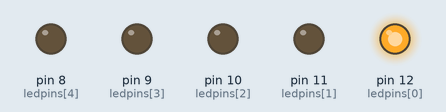
A sketch run on a simulated Arduino Uno, built with avr-gcc and run on an emulated ATmega328P. On the bench: output pins drawn as LEDs (lit = HIGH).

Above: at 0.5 s.
At 2.5 s:
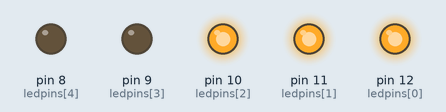
At 3.5 s:
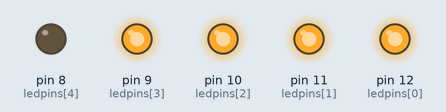
At 5.5 s:
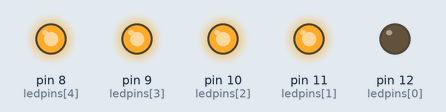
At 8.5 s:
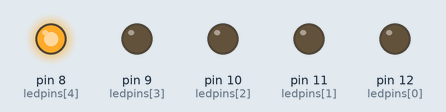
At 11.5 s:
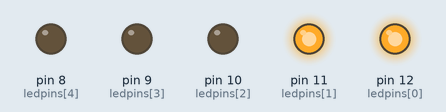
Timing chart, 0 to 13.0 s (numbered marks = the images above):
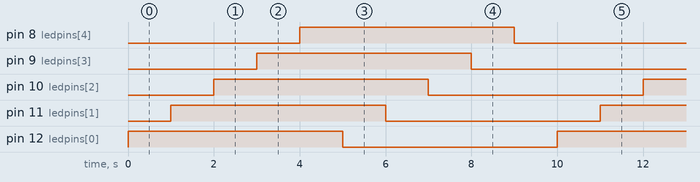

The sketch:

LabAct_1_CODE.ino
```cpp
int  ledpins[5] = {12,11,10,9,8};

void setup() {
  for (int i=0; i<5; i++) {
    pinMode(ledpins[i], OUTPUT);
  }
}

void loop() {
  for (int x=0; x<5; x++){
    digitalWrite(ledpins[x], HIGH);
    delay(1000);
  }

  for (int y=0; y<5; y++){
    digitalWrite(ledpins[y], LOW);
    delay(1000);
  }
}


/* FIRST APPROACH

int ledPins1 = 12;
int ledPins2 = 11;
int ledPins3 = 10;
int ledPins4 = 9;
int ledPins5 = 8;


void setup() {
  pinMode (ledPins1, OUTPUT);
  pinMode (ledPins2, OUTPUT);
  pinMode (ledPins3, OUTPUT);
  pinMode (ledPins4, OUTPUT);
  pinMode (ledPins5, OUTPUT);
}

void loop() {
  //LED ON
  digitalWrite(ledPins1, HIGH);
  delay(1000);
  digitalWrite(ledPins2, HIGH);
  delay(1000);
  digitalWrite(ledPins3, HIGH);
  delay(1000);
  digitalWrite(ledPins4, HIGH);
  delay(1000);
  digitalWrite(ledPins5, HIGH);
  delay(1000);

  //LED OFF
  digitalWrite(ledPins1, LOW);
  delay(1000);
  digitalWrite(ledPins2, LOW);
  delay(1000);
  digitalWrite(ledPins3, LOW);
  delay(1000);
  digitalWrite(ledPins4, LOW);
  delay(1000);
  digitalWrite(ledPins5, LOW);
  delay(1000);
}

*/
```

Measured:
- by itself, pin 8 (ledpins[4]), pin 9 (ledpins[3]), pin 10 (ledpins[2]), pin 11 (ledpins[1]), pin 12 (ledpins[0]): alternates HIGH for 5.0 s and LOW for 5.0 s
- by itself, everything shown: repeats every 10.0 s, in 10 steps
